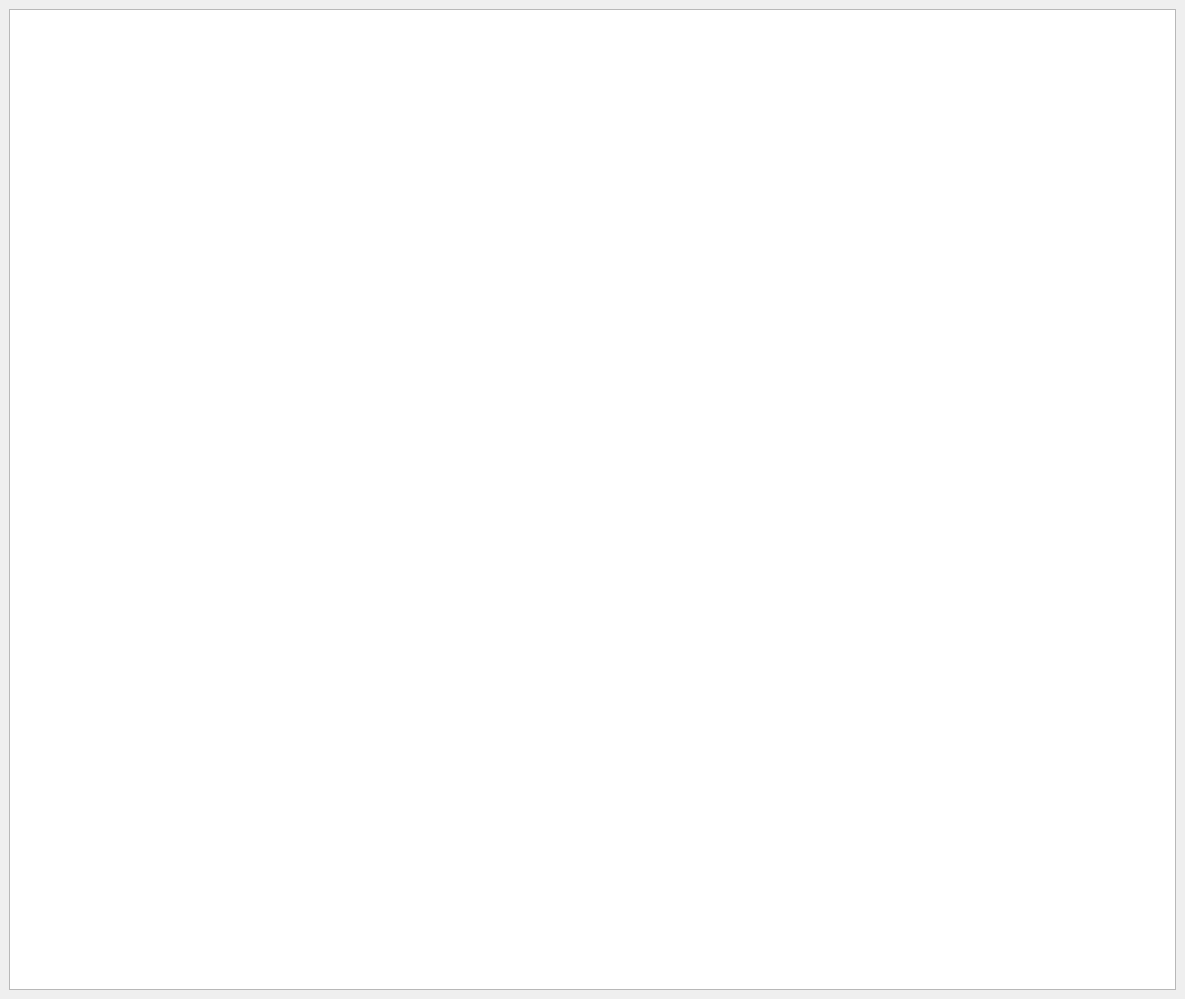
<?xml version="1.0" encoding="UTF-8"?>
<ui version="4.0">
 <class>MainWindow</class>
 <widget class="QMainWindow" name="MainWindow">
  <property name="geometry">
   <rect>
    <x>0</x>
    <y>0</y>
    <width>1185</width>
    <height>999</height>
   </rect>
  </property>
  <property name="windowTitle">
   <string>MainWindow</string>
  </property>
  <widget class="QWidget" name="centralwidget">
   <layout class="QHBoxLayout" name="horizontalLayout">
    <item>
     <widget class="QGraphicsView" name="graphicsView"/>
    </item>
   </layout>
  </widget>
  <widget class="QMenuBar" name="menubar">
   <property name="geometry">
    <rect>
     <x>0</x>
     <y>0</y>
     <width>1185</width>
     <height>39</height>
    </rect>
   </property>
  </widget>
 </widget>
 <resources/>
 <connections/>
</ui>
